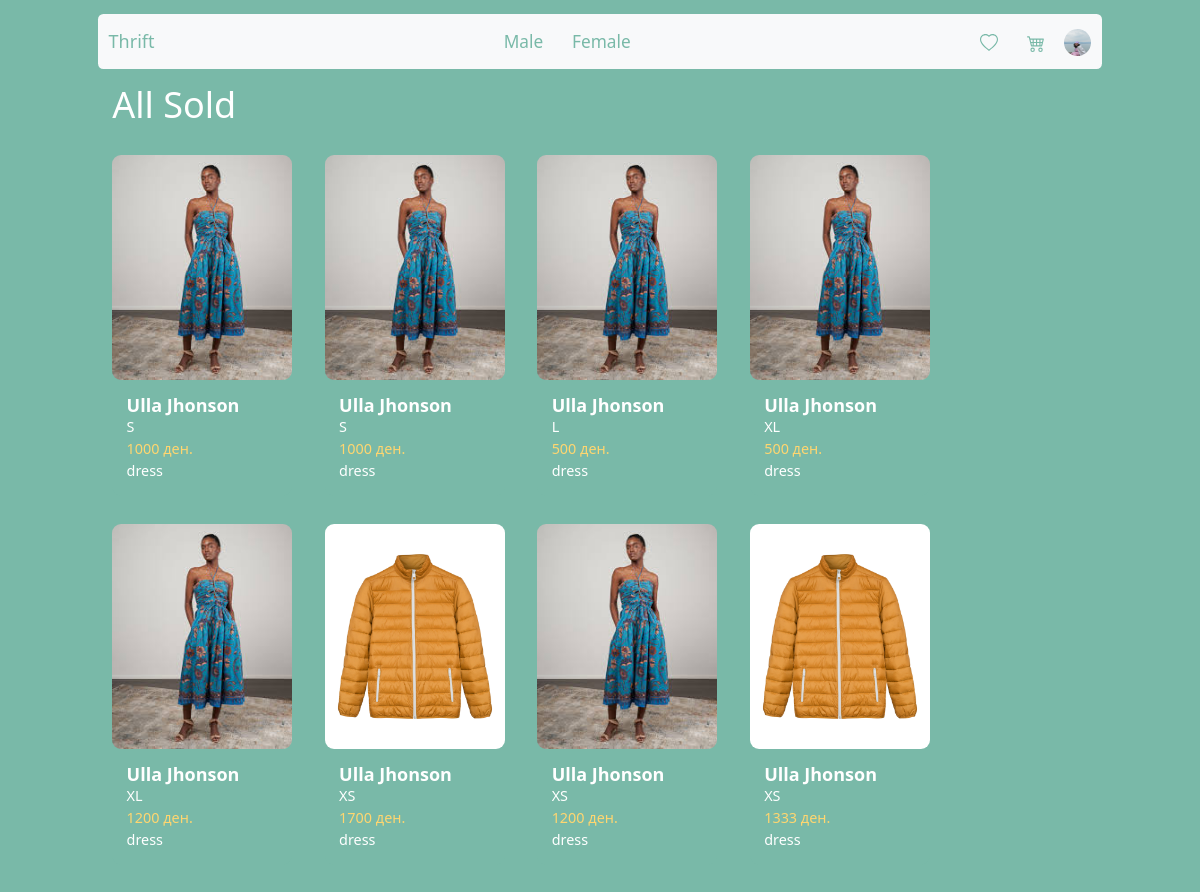
The app's page /all_sold (signed in) with its own data.
### Thrift/models.py (models this page shows, shortened)
class CustomUser(AbstractUser):
    image = models.ImageField(null=True, blank=True)
    groups = models.ManyToManyField(Group, related_name='custom_users', null=True, blank=True)
    user_permissions = models.ManyToManyField(Permission, related_name='custom_users', null=True, blank=True)

class Product(models.Model):
    user = models.ForeignKey(CustomUser, on_delete=models.CASCADE)
    price = models.PositiveIntegerField()
    conditionValues=[
        ('Лоша', 'Bad'),
        ('Средна', 'Average'),
        ('Добра', 'Good'),
        ('Одлична', 'Great')
    ]
    sizeValues=[
        ('XXS', 'Extra Extra Small'),
        ('XS', 'Extra Small'),
        ('S', 'Small'),
        ('M', 'Medium'),
        ('L', 'Large'),
        ('XL', 'Extra Large'),
        ('XXL', 'Extra Extra Large')
    ]
    condition = models.CharField(max_length=255,choices=conditionValues)
    size = models.CharField(max_length=255,choices=sizeValues)
    description = models.CharField(max_length=255)
    shop = models.CharField(max_length=255)
    typeClothes = [
        ('Фустан', 'Dress'),
        ('Панталони', 'Pants'),
        ('Блуза', 'Shirt'),
        ('Џемпер', 'Jumpers'),
        ('Јакна', 'Coat'),
        ('Фармерки', 'Jeans'),
        ('Аксесоари', 'Accessories'),
        ('Суќна', 'Skirt')
    ]
    type = models.CharField(max_length=255,choices=typeClothes)
    colors = models.ManyToManyField(Color, null=True, blank=True)
    genders=[
        ('M','Male'),
        ('F','Female')
    ]
    gender = models.CharField(max_length=255,choices=genders)
    sold = models.BooleanField(null=True,blank=True)
    sent = models.BooleanField(null=True,blank=True)
    date_sent=models.DateTimeField(auto_now=True)
    accepted = models.BooleanField(null=True,blank=True)
    date_accepted = models.DateTimeField(auto_now=True)

class ImageProd(models.Model):
    image=models.ImageField()
    product=models.ForeignKey(Product,on_delete=models.CASCADE,related_name='images')

### Thrift/views.py (the view)
# urls.py: path("all_sold", all_sold, name="all_sold"),
@login_required()
def all_sold(request):
    products = Product.objects.filter(user=request.user, sold=True).all()
    context = {'products': products}
    return render(request, 'all_sold.html', context)

### templates/all_sold.html
{% extends "base_generic.html" %}
{% block content %}
    <h1 class="m-3">All Sold</h1>
<div class="card-deck">
            {% for product in products %}
                <a href="{% url 'product-details' product.id %}" style="text-decoration: none;color: inherit;">
                    <div class="card m-3"
                         style="flex-direction: column;display: inline-block;height:fit-content;border-width: 0px">
                        <img style="width: 200px;height: 250px" src="{{ product.images.first.image.url }}" class="card-img-top rounded-img" alt="Item 1">
                        <div class="card-body">
                            <h5 class="card-title m-0">{{ product.shop }}</h5>
                            <p class="card-text m-0">{{ product.size }}</p>
                            <p class="card-text card-price m-0">{{ product.price }} ден.</p>
                            <p class="card-text m-0">{{ product.description }}</p>
                        </div>
                    </div>
                </a>
            {% endfor %}
        </div>
{% endblock %}

### templates/base_generic.html (shortened to what this page needs)
<!DOCTYPE html>
<html>
<head>
  <link rel="stylesheet" href="https://cdnjs.cloudflare.com/ajax/libs/twitter-bootstrap/5.3.0/css/bootstrap.min.css">
</head>
<body>
  <div class="container">
      <nav class="navbar navbar-light bg-light menu rounded mt-3">
  <div class="container-fluid">
    <a class="navbar-brand" href="/index">Thrift</a>
        <ul class="nav justify-content-center">
        <li class="nav-item">
            <a class="nav-link active" style="font-size: larger" href="/male">Male</a>
        </li>
        <li class="nav-item">
            <a class="nav-link" style="font-size: larger" href="/female">Female</a>
        </li>
        </ul>
       {% if user.is_authenticated %}
            <ul class="nav justify-content-end">
                <li class="nav-item">
                    <a class="nav-link" href="/favorites"><span style="font-size: 1.2em;">
                    </span>
                    </a>
                </li>
                <li class="nav-item">
                    <a class="nav-link" href=/cart><span style="font-size: 1.2em;">
                    </span></a>
                </li>
            <li class="nav-item" style="padding-top: 8px;padding-left: 6px">
                <a href="{% url 'profile' user.id %}">
                    {% if user.image %}
                    <img class="rounded-circle"   width="30" height="30" alt="avatar1" src="{{ user.image.url }}" />
                    {% else %}
                        <img class="rounded-circle"   width="30" height="30" alt="avatar1" src="https://st3.depositphotos.com/6672868/13701/v/450/depositphotos_137014128-stock-illustration-user-profile-icon.jpg" />
                    {% endif %}
                        </a>
            </li>
            </ul>
       {% endif %}
    </div>
</nav>
    {% block content %}
    {% endblock %}
  </div>
</body>
</html>

### templates/base_generic.html (style rules this page uses)
body { background-color: #79b9a8; color: #fff; }
.menu { background-color: #fff; color: #79b9a8; }
.menu a { color: #79b9a8; }
.rounded-img { border-radius: 10px; }
.card { background-color: #79b9a8; color: #fff; border-radius: 10px; margin-bottom: 20px; }
.card-title { font-weight: bold; }
.card-price { color: #ffd670; }
@media only screen and (max-width: 1200px) { .card img { width: 40%; } }
.card { align-items: center; }
.card { flex-direction: row; }
html { zoom: 90%; }

### records on screen
CustomUser: image (picture)
Product: images.first.image (picture), shop "Ulla Jhonson", size "S", price "1000", description "dress"
Product: images.first.image (picture), shop "Ulla Jhonson", size "S", price "1000", description "dress"
Product: images.first.image (picture), shop "Ulla Jhonson", size "L", price "500", description "dress"
Product: images.first.image (picture), shop "Ulla Jhonson", size "XL", price "500", description "dress"
Product: images.first.image (picture), shop "Ulla Jhonson", size "XL", price "1200", description "dress"
Product: images.first.image (picture), shop "Ulla Jhonson", size "XS", price "1700", description "dress"
Product: images.first.image (picture), shop "Ulla Jhonson", size "XS", price "1200", description "dress"
Product: images.first.image (picture), shop "Ulla Jhonson", size "XS", price "1333", description "dress"
